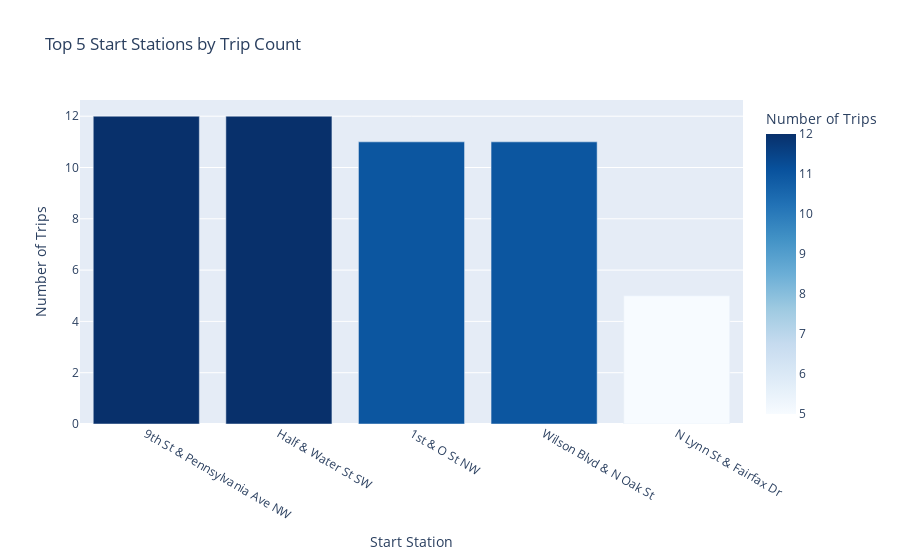

This figure's notebook cell:
### Code cell
# 1. Bar plot showing statistics of the top 5 start stations that had most trips
top5_starts = df_modified['start_station_name'].value_counts().nlargest(5).reset_index()
top5_starts.columns = ['start_station_name', 'trip_count']
fig1 = px.bar(
    top5_starts,
    x='start_station_name',
    y='trip_count',
    title='Top 5 Start Stations by Trip Count',
    labels={'trip_count': 'Number of Trips', 'start_station_name': 'Start Station'},
    color='trip_count',
    color_continuous_scale='Blues'
)

fig1.show()

### Figure 1 — Plotly figure (JSON) as saved in the notebook; plotly's stock layout.template omitted (floating-point values rounded to 4 significant figures)
{"data": [{"alignmentgroup": "True", "hovertemplate": "Start Station=%{x}<br>Number of Trips=%{marker.color}<extra></extra>", "legendgroup": "", "marker": {"color": [12, 12, 11, 11, 5], "coloraxis": "coloraxis", "pattern": {"shape": ""}}, "name": "", "offsetgroup": "", "orientation": "v", "showlegend": false, "textposition": "auto", "x": ["9th St & Pennsylvania Ave NW", "Half & Water St SW", "1st & O St NW", "Wilson Blvd & N Oak St", "N Lynn St & Fairfax Dr"], "xaxis": "x", "y": [12, 12, 11, 11, 5], "yaxis": "y", "type": "bar"}], "layout": {"xaxis": {"anchor": "y", "domain": [0.0, 1.0], "title": {"text": "Start Station"}}, "yaxis": {"anchor": "x", "domain": [0.0, 1.0], "title": {"text": "Number of Trips"}}, "coloraxis": {"colorbar": {"title": {"text": "Number of Trips"}}, "colorscale": [[0.0, "rgb(247,251,255)"], [0.125, "rgb(222,235,247)"], [0.25, "rgb(198,219,239)"], [0.375, "rgb(158,202,225)"], [0.5, "rgb(107,174,214)"], [0.625, "rgb(66,146,198)"], [0.75, "rgb(33,113,181)"], [0.875, "rgb(8,81,156)"], [1.0, "rgb(8,48,107)"]]}, "legend": {"tracegroupgap": 0}, "title": {"text": "Top 5 Start Stations by Trip Count"}, "barmode": "relative"}}
